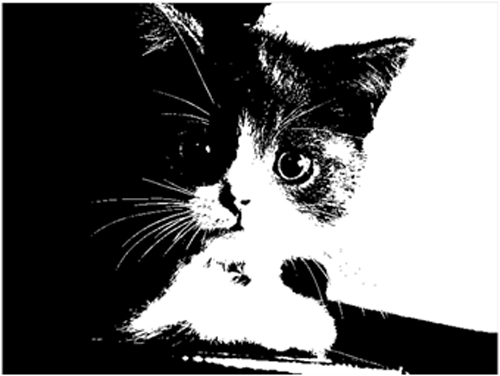
#> input picture tugas 7/biner.jpeg, 500 x 376 px
$ python thinning.py
#> lines starting #> are read from the running program, lines starting #| are printed output that depends on the picture
import cv2
import numpy as np

# Baca citra biner
input_image = cv2.imread('biner.jpeg', cv2.IMREAD_GRAYSCALE)
#> input_image is the input picture: shape (376, 500); min 0, max 255, mean 111.1

# Inisialisasi citra hasil dengan citra asli
thinning_image = input_image.copy()

# Tentukan kernel untuk operasi Thinning
kernel = np.array([[0, 0, 0],
                   [1, 1, 0],
                   [1, 1, 1]], dtype=np.uint8)

# Iterasi untuk melakukan Thinning
while True:
    prev_thinning_image = thinning_image.copy()
    thinning_image = cv2.morphologyEx(
        thinning_image, cv2.MORPH_HITMISS, kernel)
    # Jika tidak ada perubahan pada citra tipis, proses selesai
    if (thinning_image == prev_thinning_image).all():
        break
#> this loop made 283 passes
#> pass 1, `thinning_image = cv2.morphologyEx( thinning_image, cv2.MORPH_HITMISS, ..`:
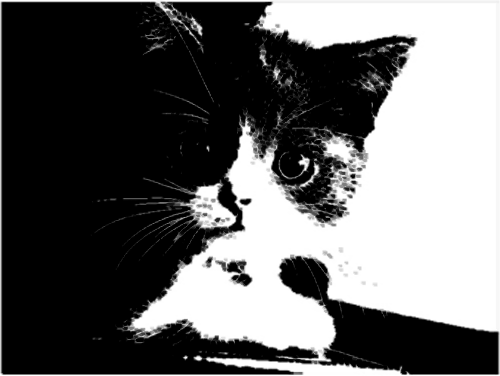
#> thinning_image: shape (376, 500); min 0, max 255, mean 103.1
#> pass 2, `thinning_image = cv2.morphologyEx( thinning_image, cv2.MORPH_HITMISS, ..`:
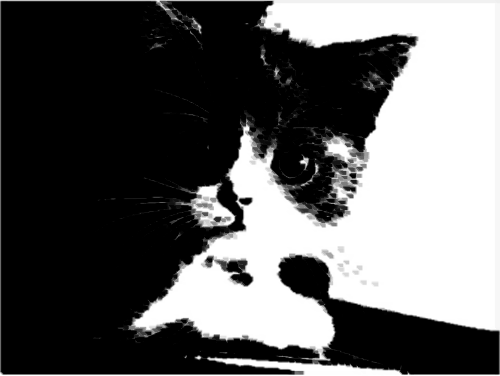
#> thinning_image: shape (376, 500); min 0, max 255, mean 97.6
#> pass 3, `thinning_image = cv2.morphologyEx( thinning_image, cv2.MORPH_HITMISS, ..`:
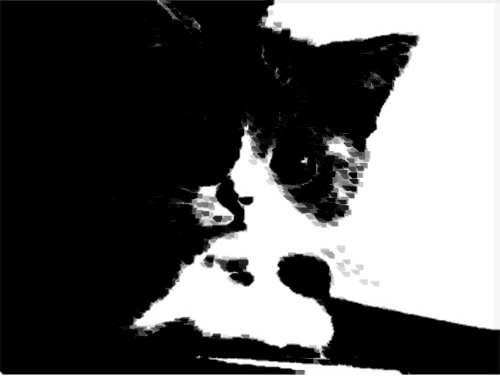
#> thinning_image: shape (376, 500); min 0, max 255, mean 93.6
#> after the loop:
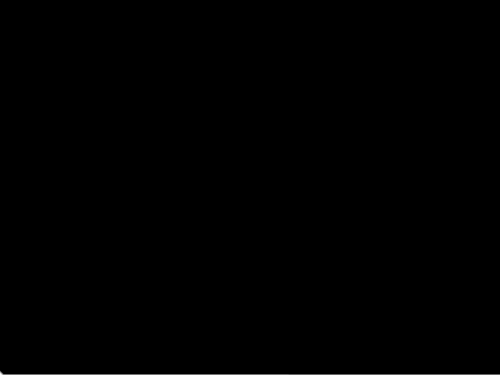
#> thinning_image: shape (376, 500); min 0, max 255, mean 1

# Tampilkan citra asli dan hasil Thinning
cv2.imshow('Citra Asli', input_image)
cv2.imshow('Hasil Thinning', thinning_image)
cv2.waitKey(0)
cv2.destroyAllWindows()
